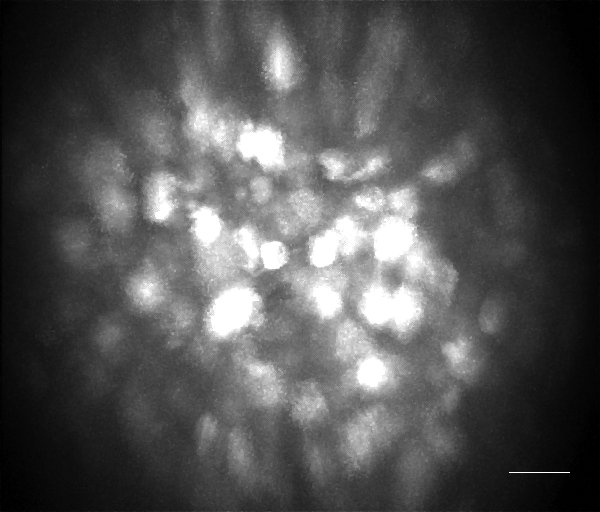
#> input picture DeepCAD-master/DeepCAD_pytorch/datasets/images/test.jpg, 600 x 512 px, found by its file name
$ python process_image-v1.py
#> lines starting #> are read from the running program, lines starting #| are printed output that depends on the picture; after the words box and inside, x2 and y2 are one past the last pixel; in counts of white or black regions, pixels touching at a corner belong together
import cv2
import numpy as np
import matplotlib.pyplot as plt
from skimage.feature import peak_local_max
from skimage.segmentation import watershed
from scipy import ndimage
import random

def generate_neuron_mask(image_path, output_path="../../processed_data/neuron_mask.png"):
    # 1. 读取图片并转换为灰度图
    # 注意：如果你的输入是那张包含左右两部分的截图，请先裁剪出左边的图保存为 input.png
#> called with image_path = '../../raw_data/test.jpg', output_path = '../../processed_data/neuron_mask.png'
    img = cv2.imread(image_path)
#> img is the input picture: shape (512, 600, 3); min 0, max 255, mean 81.9
    if img is None:
        print("错误：无法读取图片，请检查路径。")
        return

    gray = cv2.cvtColor(img, cv2.COLOR_BGR2GRAY)

    # 2. 图像增强 (CLAHE - 限制对比度自适应直方图均衡化)
    # 这步是为了让暗处的神经元也能亮起来，便于提取
    clahe = cv2.createCLAHE(clipLimit=4.0, tileGridSize=(8, 8))
    enhanced = clahe.apply(gray)

    # 3. 图像去噪
    # 使用高斯模糊去除高频噪声
    blurred = cv2.GaussianBlur(enhanced, (5, 5), 0)

    # 4. 二值化 (使用 Otsu 自动阈值)
    # 将图像转换为黑白，白色为细胞，黑色为背景
    ret, thresh = cv2.threshold(blurred, 0, 255, cv2.THRESH_BINARY + cv2.THRESH_OTSU)
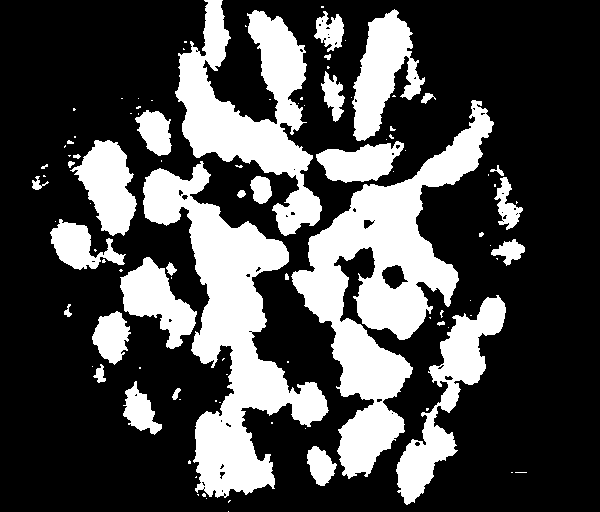
#> thresh: shape (512, 600); 29.3% white; 100 white regions (68 under 20 px), largest, box (x1, y1, x2, y2) and area: (291, 100, 494, 479) 24178, (143, 161, 329, 498) 21087, (175, 0, 322, 236) 13961
#> ret = 129

    # 5. 形态学操作 (去噪与平滑)
    # 开运算：先腐蚀后膨胀，去除背景中的微小噪点
    kernel = np.ones((3, 3), np.uint8)
    opening = cv2.morphologyEx(thresh, cv2.MORPH_OPEN, kernel, iterations=2)
#> opening: shape (512, 600); 28.3% white; 29 white regions, largest, box (x1, y1, x2, y2) and area: (292, 101, 493, 400) 20751, (143, 164, 328, 496) 20674, (176, 0, 322, 235) 9874

    # 确定的背景区域 (膨胀操作让细胞边界向外扩展，剩下的肯定是背景)
    sure_bg = cv2.dilate(opening, kernel, iterations=3)
#> sure_bg: shape (512, 600); 37.1% white; 11 white regions, largest, box (x1, y1, x2, y2) and area: (90, 0, 496, 499) 91143, (394, 295, 509, 507) 8596, (75, 138, 139, 238) 4559

    # 6. 距离变换 (Distance Transform)
    # 计算每个前景像素到最近背景像素的距离。细胞中心距离最远，亮度最高。
    dist_transform = cv2.distanceTransform(opening, cv2.DIST_L2, 5)

    # 7. 寻找种子点 (Markers)
    # 只有距离变换值大于最大值 0.4 倍的地方才被认为是确定的细胞中心
    # 这个 0.4 参数可以调整：越大细胞越少（只留最亮的中心），越小细胞越多
    ret, sure_fg = cv2.threshold(dist_transform, 0.8 * dist_transform.max(), 255, 0)
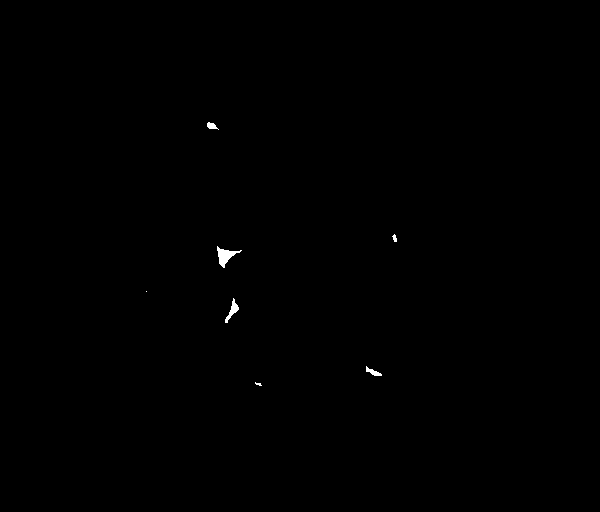
#> sure_fg: shape (512, 600) float32; 0.16% white; 7 white regions (2 under 20 px), largest, box (x1, y1, x2, y2) and area: (217, 246, 242, 268) 217, (225, 298, 239, 323) 118, (366, 366, 382, 376) 69, (207, 122, 219, 130) 54, (392, 234, 397, 242) 25
#> ret = 23.5

    # 转换为 uint8 格式
    sure_fg = np.uint8(sure_fg)

    # 未知区域 (边缘区域) = 背景 - 前景
    unknown = cv2.subtract(sure_bg, sure_fg)
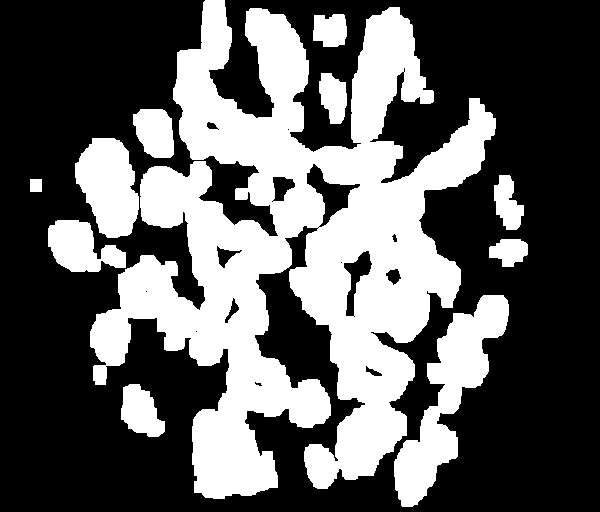
#> unknown: shape (512, 600); 37% white; 11 white regions, largest, box (x1, y1, x2, y2) and area: (90, 0, 496, 499) 90644, (394, 295, 509, 507) 8596, (75, 138, 139, 238) 4559

    # 8. 标记连通区域 (Labeling)
    ret, markers = cv2.connectedComponents(sure_fg)
#> markers: shape (512, 600) int32; 8 distinct labels, from 0 to 7
#> ret = 8

    # 将所有标记 +1，保证背景是 1，而不是 0
    markers = markers + 1
#> markers: shape (512, 600) int32; 8 distinct labels, from 1 to 8
    # 将未知区域标记为 0
    markers[unknown == 255] = 0
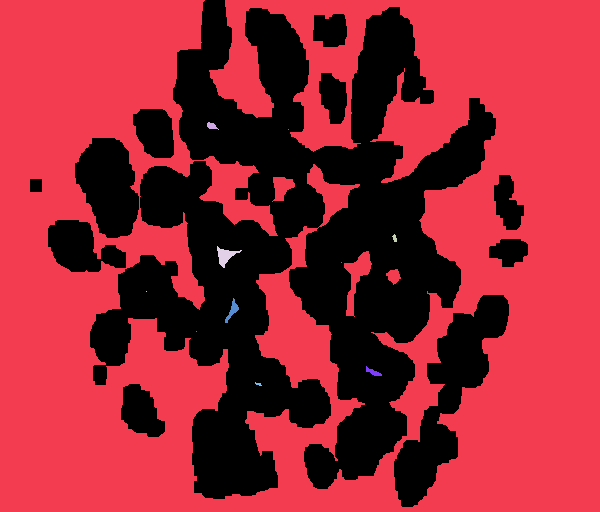
#> markers: shape (512, 600) int32; 9 distinct labels, from 0 to 8; one colour per label, 0 black

    # 9. 分水岭算法 (Watershed)
    # 从种子点开始灌水，直到填满边缘
    markers = cv2.watershed(img, markers)
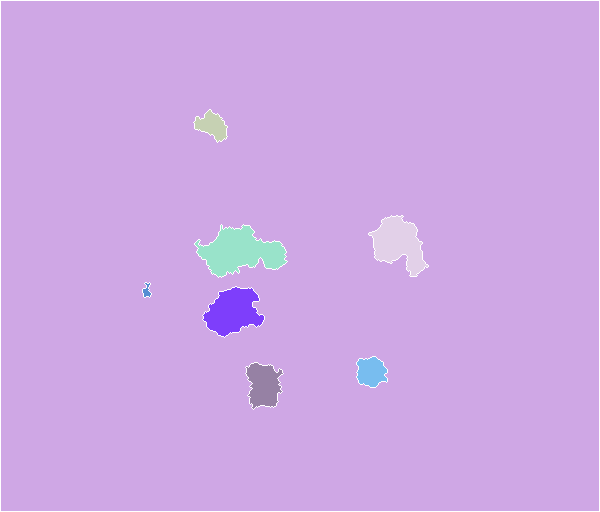
#> markers: shape (512, 600) int32; 9 distinct labels, from -1 to 8; one colour per label, 0 black, -1 white

    # ---------------------------------------------------------
    # 10. 生成结果图 (生成好看协调的随机颜色)
    # ---------------------------------------------------------

    # 创建一个纯白背景的画布
    h, w = gray.shape
#> h = 512; w = 600
    result_viz = np.ones((h, w, 3), dtype=np.uint8) * 255

    # 获取所有独立的细胞标签 (去掉 -1:边界, 1:背景)
    unique_labels = np.unique(markers)
#> unique_labels = [-1, 1, 2, 3, 4, 5, 6, 7, 8]

    # 为了颜色好看，我们生成一个颜色列表
    # 使用 HSV 空间生成颜色，保证颜色鲜艳 (Saturation高, Value高)
    colors = {}
    for label in unique_labels:
        if label <= 1: # 忽略背景和边界
            continue

        # 随机生成柔和但区分度高的颜色
        # Hue: 0-179, Saturation: 100-200 (不过于刺眼), Value: 150-255
        hue = random.randint(0, 179)
        sat = random.randint(120, 220)
        val = random.randint(180, 255)

        # 转回 BGR 用于 OpenCV
        bgr_color = cv2.cvtColor(np.uint8([[[hue, sat, val]]]), cv2.COLOR_HSV2BGR)[0][0]
        colors[label] = (int(bgr_color[0]), int(bgr_color[1]), int(bgr_color[2]))
#> this loop made 9 passes
#> (hue, sat, val, bgr_color) on passes 3 to 9: (98, 217, 233, [233, 180, 35]), (10, 153, 245, [98, 147, 245]), (124, 171, 218, [218, 72, 91]), (122, 165, 254, [254, 90, 101]), (55, 184, 197, [55, 197, 79]), (72, 137, 192, [130, 192, 89]), (158, 152, 248, [209, 100, 248])
#> label on pass 1: -1
#> after the loop, colors = {2: (233, 180, 35), 3: (98, 147, 245), 4: (218, 72, 91), 5: (254, 90, 101), 6: (55, 197, 79), 7: (130, 192, 89), 8: (209, 100, 248)}

    # 填色
    for y in range(h):
        for x in range(w):
            idx = markers[y, x]
            if idx > 1: # 如果是细胞区域
                result_viz[y, x] = colors[idx]
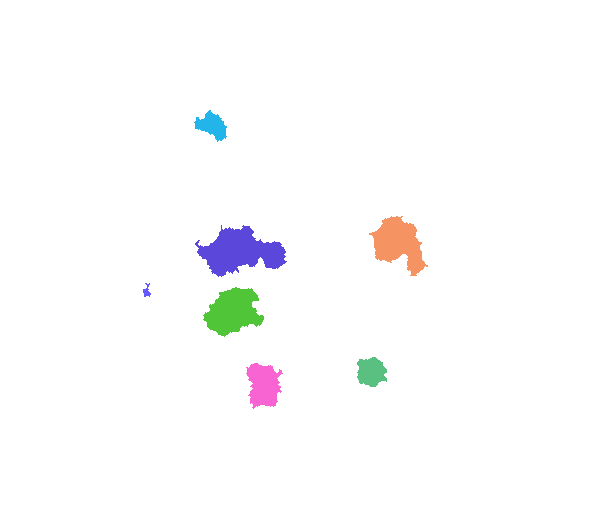
#> result_viz: shape (512, 600, 3); mean of channels 0, 1, 2 252, 251.5, 251.6; drawn as B, G, R
            # 如果想要描边效果，可以把 idx == -1 的像素设为黑色
            # if idx == -1:
            #    result_viz[y, x] = (0, 0, 0)

    # 11. 显示与保存
    plt.figure(figsize=(12, 6))

    plt.subplot(1, 2, 1)
    plt.title("Original (Left)")
    plt.imshow(cv2.cvtColor(img, cv2.COLOR_BGR2RGB))
    plt.axis('off')

    plt.subplot(1, 2, 2)
    plt.title("Generated Segmentation Mask")
    plt.imshow(cv2.cvtColor(result_viz, cv2.COLOR_BGR2RGB))
    plt.axis('off')

    plt.tight_layout()
    plt.show()
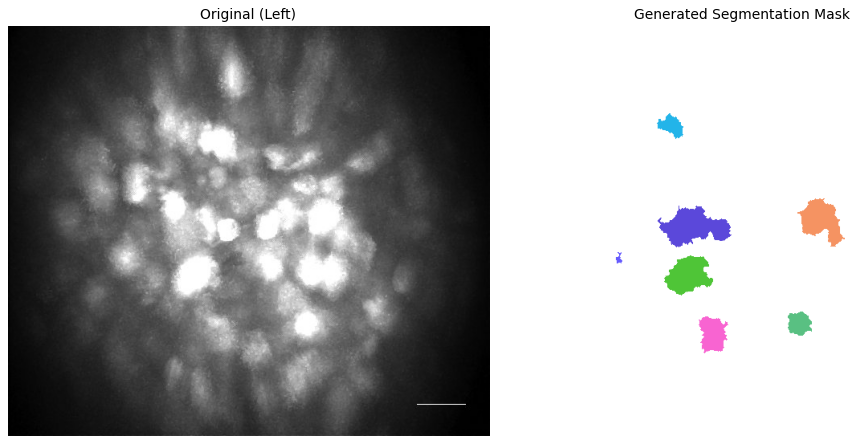
#> figure drawn by matplotlib, 2 panels

    cv2.imwrite(output_path, result_viz)
    print(f"处理完成！结果已保存至 {output_path}")

# ================= 使用示例 =================
# 请将下面的 'input.png' 替换为你实际的左图文件名
# 你需要先手动截图把左边那个黑白的图存下来
if __name__ == "__main__":
    # 假设你有一个名为 raw_calcium.png 的左侧原图
    # 这里为了演示，请确保目录下有图片
    try:
        generate_neuron_mask('../../raw_data/test.jpg')
    except Exception as e:
        print(f"运行出错 (可能是没找到图片): {e}")

$ run again, with Brain_neural_data_analysis/Data_analysis05/data/MAX_day6.jpg copied over DeepCAD-master/DeepCAD_pytorch/datasets/images/test.jpg
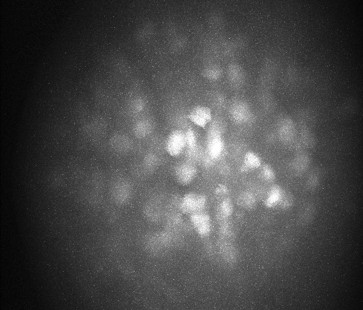
#> input picture Brain_neural_data_analysis/Data_analysis05/data/MAX_day6.jpg, 363 x 310 px, found by its file name
#> in generate_neuron_mask, img is the input picture: shape (310, 363, 3); min 1, max 255, mean 72.7
#> in generate_neuron_mask, `ret, thresh = cv2.threshold(blurred, 0, 255, cv2.THRESH_BINARY + cv2.T..`:
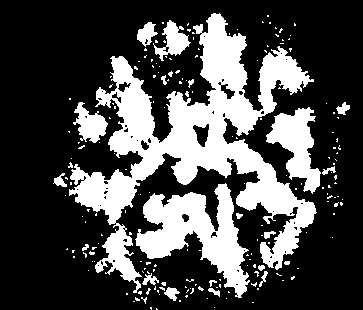
#> thresh: shape (310, 363); 28.8% white; 195 white regions (174 under 20 px), largest, box (x1, y1, x2, y2) and area: (69, 13, 317, 293) 20971, (135, 183, 250, 298) 5762, (266, 107, 321, 194) 2290
#> in generate_neuron_mask, `ret, thresh = cv2.threshold(blurred, 0, 255, cv2.THRESH_BINARY + cv2.T..`: ret = 116
#> opening: shape (310, 363); 25.7% white; 20 white regions, largest, box (x1, y1, x2, y2) and area: (75, 14, 316, 227) 15819, (136, 184, 246, 295) 5543, (267, 109, 320, 191) 2214
#> sure_bg: shape (310, 363); 37.2% white; 6 white regions, box (x1, y1, x2, y2) and area: (68, 11, 323, 298) 39596, (152, 19, 192, 57) 1053, (134, 20, 157, 45) 486, (163, 285, 180, 302) 266, (335, 102, 352, 117) 233, (51, 175, 66, 188) 191
#> in generate_neuron_mask, `ret, sure_fg = cv2.threshold(dist_transform, 0.8 * dist_transform.max(..`: ret = 15.2
#> in generate_neuron_mask, `ret, markers = cv2.connectedComponents(sure_fg)`: ret = 6
#> unique_labels = [-1, 1, 2, 3, 4, 5, 6]
#> the loop in generate_neuron_mask, `for label in unique_labels:` made 7 passes
#> (hue, sat, val, bgr_color) on passes 3 to 7: (98, 217, 233, [233, 180, 35]), (10, 153, 245, [98, 147, 245]), (124, 171, 218, [218, 72, 91]), (122, 165, 254, [254, 90, 101]), (55, 184, 197, [55, 197, 79])
#> after the loop in generate_neuron_mask, `for label in unique_labels:`: colors = {2: (233, 180, 35), 3: (98, 147, 245), 4: (218, 72, 91), 5: (254, 90, 101), 6: (55, 197, 79)}
#> in generate_neuron_mask, `plt.show()`:
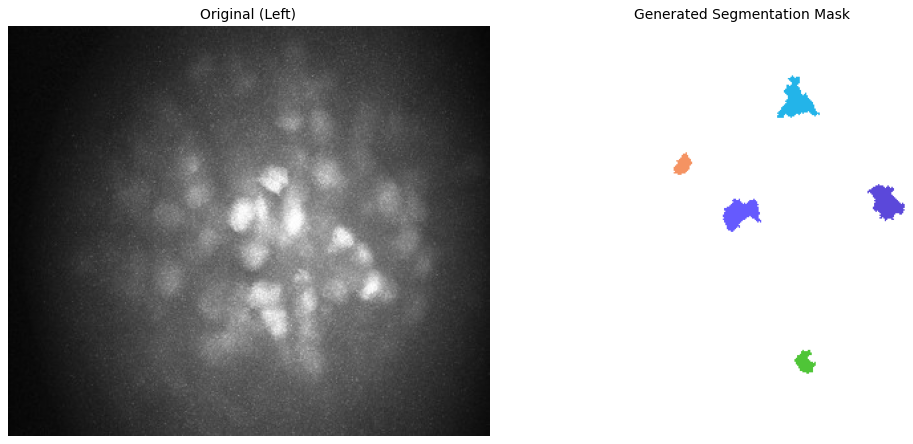
#> figure drawn by matplotlib, 2 panels
